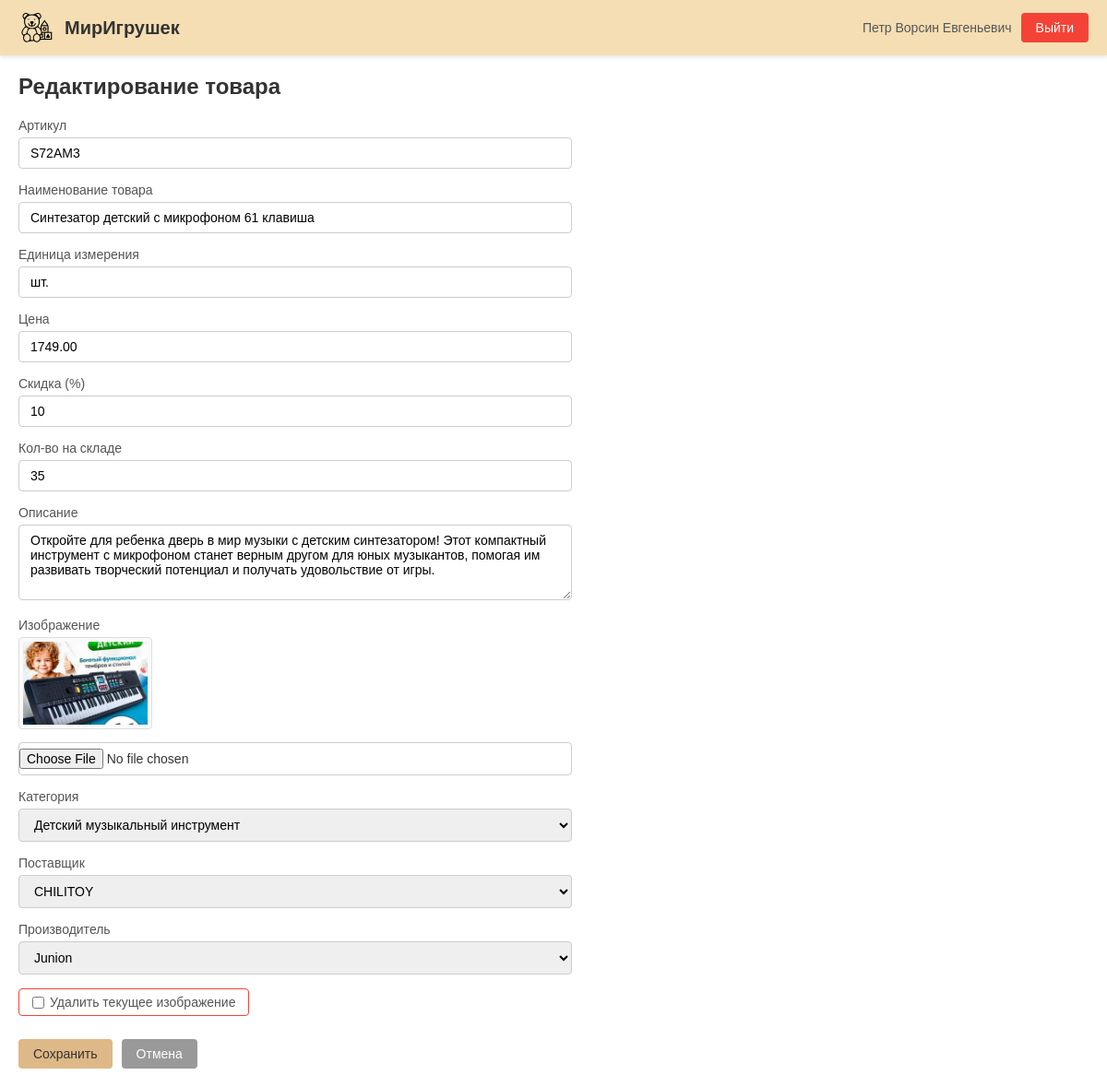
/catalog/product/7/update/ (signed in), run on the app's committed database.
### catalog/models.py (models this page shows, shortened)
class User(AbstractUser):
    GUEST = 'guest'
    CLIENT = 'client'
    MANAGER = 'manager'
    ADMIN = 'admin'
    ROLE_CHOICES = [
        (GUEST, 'Гость'),
        (CLIENT, 'Клиент'),
        (MANAGER, 'Менеджер'),
        (ADMIN, 'Администратор'),
    ]
    role = models.CharField(
        max_length=20,
        choices=ROLE_CHOICES,
        default=GUEST,
        verbose_name='Роль',
    )
    patronymic = models.CharField(
        max_length=150,
        blank=True,
        verbose_name='Отчество',
    )
    def get_full_name(self):
        full_name = super().get_full_name()
        if self.patronymic:
            full_name += f' {self.patronymic}'
        return full_name.strip()
    class Meta:
        verbose_name = 'Пользователь'
        verbose_name_plural = 'Пользователи'

class Product(models.Model):
    article = models.CharField(
        max_length=50,
        unique=True,
        verbose_name='Артикул',
    )
    name = models.CharField(
        max_length=500,
        verbose_name='Наименование товара',
    )
    unit = models.CharField(
        max_length=50,
        default='шт.',
        verbose_name='Единица измерения',
    )
    price = models.DecimalField(
        max_digits=10,
        decimal_places=2,
        verbose_name='Цена',
    )
    discount = models.IntegerField(
        default=0,
        verbose_name='Скидка (%)',
    )
    stock_quantity = models.IntegerField(
        default=0,
        verbose_name='Кол-во на складе',
    )
    description = models.TextField(
        blank=True,
        verbose_name='Описание',
    )
    image = models.ImageField(
        upload_to='products/',
        blank=True,
        verbose_name='Изображение',
    )
    category = models.ForeignKey(
        Category,
        on_delete=models.CASCADE,
        verbose_name='Категория',
    )
    supplier = models.ForeignKey(
        Supplier,
        on_delete=models.CASCADE,
        verbose_name='Поставщик',
    )
    manufacturer = models.ForeignKey(
        Manufacturer,
        on_delete=models.CASCADE,
        verbose_name='Производитель',
    )
    class Meta:
        verbose_name = 'Товар'
        verbose_name_plural = 'Товары'

### catalog/views.py (the view)
# urls.py: path('catalog/product/<int:product_id>/update/', views.product_update, name='product_update'),
@login_required
@user_passes_test(is_admin)
def product_update(request, product_id):
    product = get_object_or_404(Product, pk=product_id)
    if request.method == 'POST':
        form = ProductForm(request.POST, request.FILES, instance=product)
        if form.is_valid():
            form.save()
            return redirect('catalog:product_list')
    else:
        form = ProductForm(instance=product)
    user_role = getattr(request.user, 'role', 'guest') if request.user.is_authenticated else 'guest'
    return render(request, 'catalog/product_form.html', {'form': form, 'form_title': 'Редактирование товара', 'user_role': user_role})

### catalog/forms.py (shortened to what this page needs)
class ProductForm(forms.ModelForm):
    clear_image = forms.BooleanField(
        required=False,
        label='Удалить текущее изображение',
    )
    class Meta:
        model = Product
        fields = [
            'article', 'name', 'unit', 'price', 'discount',
            'stock_quantity', 'description', 'image',
            'category', 'supplier', 'manufacturer',
        ]
        widgets = {
            'description': forms.Textarea(attrs={'rows': 4}),
            'image': forms.FileInput(attrs={'accept': 'image/*'}),
        }

### catalog/context_processors.py (called while the page is built)
def user_context(request):
    return {'user_role': getattr(request.user, 'role', 'guest') if request.user.is_authenticated else 'guest'}

### catalog/models.py (called while the page is built)
    def __str__(self):
        return self.name

    def __str__(self):
        return self.name

    def __str__(self):
        return self.name

### catalog/views.py (called while the page is built)
def is_admin(user):
    return user.is_authenticated and user.role == 'admin'

### catalog/templates/catalog/product_form.html (shortened to what this page needs)
<!DOCTYPE html>
{% load static %}
<html lang="ru">
<head>
    <link rel="stylesheet" href="{% static 'css/style.css' %}">
</head>
<body>
    <div class="navbar">
        <div class="navbar-left">
            <img src="{% static 'logo.png' %}" alt="Логотип" class="logo">
            <span class="site-name">МирИгрушек</span>
        </div>
        <div class="navbar-right">
            <span class="user-info">{{ user.get_full_name|default:user.username }}</span>
            <a href="{% url 'catalog:logout' %}" class="btn btn-logout">Выйти</a>
        </div>
    </div>
    <div class="container">
        <h1>{{ form_title }}</h1>
        <form method="post" enctype="multipart/form-data" class="product-form">
            {% for field in form %}
                {% if field.name == 'image' %}
                    <div class="form-group">
                        <label>{{ field.label }}</label>
                        {% if form.instance.image %}
                            <div class="current-image">
                                <img src="{{ form.instance.image.url }}" alt="{{ form.instance.name }}">
                            </div>
                        {% endif %}
                        {{ field }}
                    </div>
                {% elif field.name == 'clear_image' %}
                    {% if form.instance.image %}
                        <div class="form-group clear-image-group">
                            <label class="clear-image-label">
                                {{ field }} {{ field.label }}
                            </label>
                        </div>
                    {% endif %}
                {% else %}
                    <div class="form-group">
                        <label for="{{ field.id_for_label }}">{{ field.label }}</label>
                        {{ field }}
                    </div>
                {% endif %}
            {% endfor %}
            <div class="form-actions">
                <button type="submit" class="btn btn-primary">Сохранить</button>
                <a href="{% url 'catalog:product_list' %}" class="btn btn-cancel">Отмена</a>
            </div>
        </form>
    </div>
</body>
</html>

### static/css/style.css (style rules this page uses)
* { margin: 0; padding: 0; box-sizing: border-box; }
body { font-family: Arial, sans-serif; background-color: #FFFFFF; color: #333; min-height: 100vh; }
.navbar { background-color: #F5DEB3; padding: 10px 20px; display: flex; justify-content: space-between; align-items: center; box-shadow: 0 2px 4px rgba(0,0,0,0.1); }
.navbar-left { display: flex; align-items: center; gap: 10px; }
.logo { width: 40px; height: 40px; object-fit: contain; }
.site-name { font-size: 20px; font-weight: bold; color: #333; }
.navbar-right { display: flex; align-items: center; gap: 10px; }
.user-info { font-size: 14px; color: #555; }
.container { max-width: 1200px; margin: 0 auto; padding: 20px; }
h1 { font-size: 24px; margin-bottom: 20px; color: #333; }
.btn { display: inline-block; padding: 8px 16px; border-radius: 4px; text-decoration: none; font-size: 14px; cursor: pointer; border: none; font-family: Arial, sans-serif; transition: background-color 0.2s; }
.btn-primary { background-color: #DEB887; color: #333; }
.btn-cancel { background-color: #999; color: white; }
.btn-logout { background-color: #f44336; color: white; }
.form-group { margin-bottom: 15px; }
.form-group label { display: block; font-size: 14px; margin-bottom: 5px; color: #555; }
.form-group input, .form-group select, .form-group textarea { width: 100%; padding: 8px 12px; border: 1px solid #ccc; border-radius: 4px; font-size: 14px; font-family: Arial, sans-serif; }
.form-actions { display: flex; gap: 10px; margin-top: 20px; }
.product-form { max-width: 600px; }
.product-form .form-group { margin-bottom: 15px; }
.product-form .form-group input[type="file"] { padding: 6px 0; }
.current-image { margin-bottom: 10px; }
.current-image img { max-width: 150px; max-height: 100px; object-fit: contain; border: 1px solid #ddd; border-radius: 4px; padding: 4px; background: #fafafa; }
.clear-image-group { display: flex; align-items: center; gap: 8px; }
.clear-image-label { display: inline-flex !important; align-items: center; gap: 6px; cursor: pointer; font-size: 14px; color: #f44336; padding: 6px 14px; border: 1px solid #f44336; border-radius: 4px; background: #fff; transition: background 0.2s; }
.clear-image-label input[type="checkbox"] { width: auto !important; margin: 0 !important; display: inline !important; }

### data on the page
User: get_full_name "Петр Ворсин Евгеньевич"
Product: form "S72AM3" "Синтезатор детский с микрофоном 61 клавиша" "шт." "1749.00" "10" "35" "Откройте для ребенка дверь в мир музыки с детским синтезатором! Этот компактный инструмент с микрофоном станет верным другом для юных музыкантов, помогая им развивать творческий потенциал и получать удовольствие от игры." "Детский музыкальный инструмент" "CHILITOY" "Junion", instance.image (picture)

### other printed values
{{ field.label }} "Артикул" "Наименование товара" "Единица измерения" "Цена" "Скидка (%)" "Кол-во на складе" "Описание" "Категория" "Поставщик" "Производитель"
{{ field.label }} "Изображение"
{{ field.label }} "Удалить текущее изображение"
